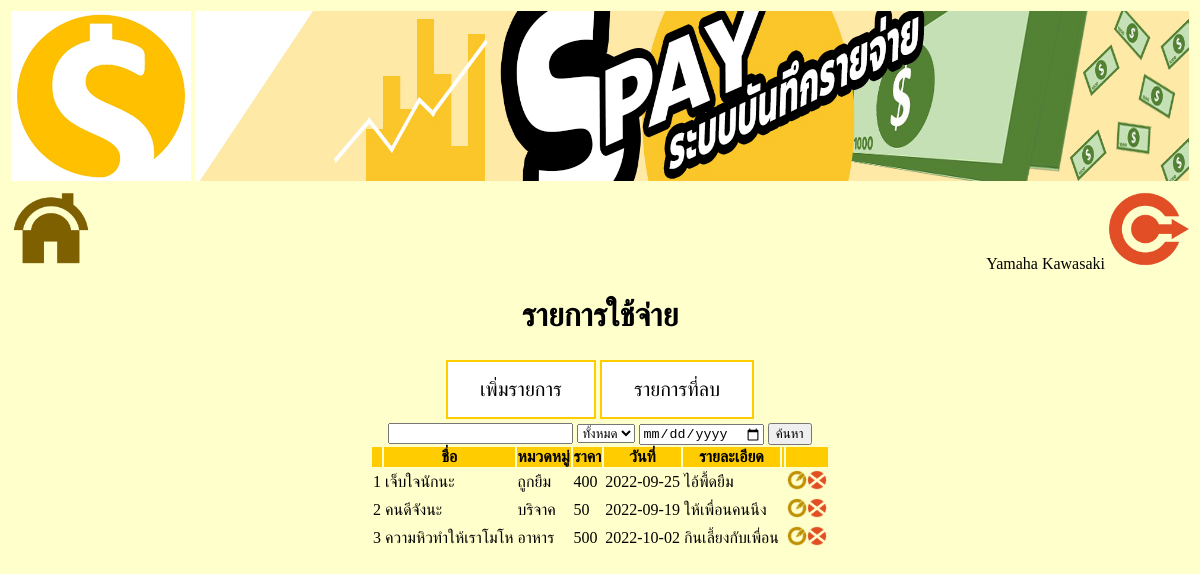
The app's page /f_spay_list.php (signed in) with its own data.
### tables this page shows
CREATE TABLE `payment` (
  `id` int(11) NOT NULL,
  `name` text  NOT NULL,
  `payment_type_id` int(11) NOT NULL,
  `date` date NOT NULL,
  `description` text  NOT NULL,
  `amount` decimal(10,0) NOT NULL,
  `is_delete` tinyint(1) NOT NULL,
  `user` varchar(10)  NOT NULL
);

CREATE TABLE `payment_type` (
  `id` int(11) NOT NULL,
  `name` text  NOT NULL,
  `description` text  NOT NULL,
  `is_delete` tinyint(1) NOT NULL,
  `last_update` datetime NOT NULL,
  `user` varchar(10)  NOT NULL
);

### f_spay_list.php (the view, shortened to what this page needs)
<!DOCTYPE html>
<html>
<head>
</head>
<body bgcolor ="#FFFFCC">
<?php
require_once("db_connect.php");
require_once("header.php");
?>
<tr>
 <td>
 <center>
<?php
echo "<h1 align='center'>รายการใช้จ่าย</h1>\n";
 $string =  '<input type="button" button class="button button1" onclick="window.location.href=\'f_spay_addlist.php\'" value="เพิ่มรายการ">'.
 '<input type="button" button class="button button1" onclick="window.location.href=\'f_spay_deletelist.php\'" value="รายการที่ลบ">';
 echo $string;
?>
</center>
</td>
</tr>
<center>
<?php
$kw='';
$q = (int)(isset($_POST['q']))?$_POST['q'] : 0;
if ($q > 0) {
    $kw .= " AND p.payment_type_id='$q' ";
} else {
    $kw = "";
}
$searchtext = $_POST['searchtext'];
$date = $_POST['date'];
echo "<form method='post' action='f_spay_list.php'>\n";
echo"<td><input type='text' name='searchtext' value='".$searchtext."'></td>\n";
echo"<td>";
echo "<select name='q' id='q' value='".$q."'>\n";
echo "<option value='0'>ทั้งหมด</option>\n";
echo "</select>";
echo "</td>\n";
echo"<td><input type='date' name='date' value='".$date."'></td>\n";
echo "<td colspan='8'><input type='submit' value='ค้นหา'></td>\n";
echo "</form>\n";
?>
</center>
<center>
<?php
echo "<form method='post' action=''>\n";
echo "<table>\n";
echo "<tr bgcolor='#FFCC00'>\n";
echo "<th></th>\n";
echo "<th>ชื่อ</th>\n";
echo "<th>หมวดหมู่</th>\n";
echo "<th>ราคา</th>\n";
echo "<th>วันที่</th>\n";
echo "<th>รายละเอียด</th>\n";
echo "<th></th>\n";
echo "<th></th>\n";
echo "</tr>\n";
$sql  = "SELECT p.id, p.name, p.payment_type_id, p.date, p.description, p.amount ,t.name as payment_type_name ";
$sql .=	"FROM payment p left join payment_type t on p.payment_type_id = t.id where p.is_delete != 1 and p.user = '". $_SESSION["user"] ."' ".$kw ;
$sql .=	"ORDER BY p.id, p.name";
$rs = $db_conn->query($sql)
	or die ("Error: " . $sql . "<br/><br/>");
if($rs->num_rows > 0) {
	$i = 1;
	while($row = $rs->fetch_assoc()) {
		echo "<tr>\n";
    echo "<td>".$i."</td>\n";
		echo "<td>".$row["name"]."</td>\n";
        echo "<td>".$row["payment_type_name"]."</td>\n";
        echo "<td>".$row["amount"]."</td>\n";
        echo "<td>".$row["date"]."</td>\n";
		echo "<td>".$row["description"]."</td>\n";
		echo "<td>";
		echo "</td>\n";
		echo "<td align='center'>";
		echo "<a href='f_spay_updatelist.php?id=".$row["id"]."'/>";
		echo "<img src='./image/edit.png' height='20'/></a>";
		echo "<a href='spay_deletelist.php?id=".$row["id"]."'/>";
		echo "<img src='./image/delete.png' height='20'/></a></td>\n";
		echo "</tr>\n";
		$i++;
	}
}
else
{
	echo "<tr>\n";
	echo "<td colspan='8'>Data not found.</td>\n";
	echo "</tr>\n";
}
?>
</center>
</body>
</html>

### f_spay_list.php (style rules this page uses)
.button { border: none; color: white; padding: 16px 32px; text-align: center; text-decoration: none; display: inline-block; font-size: 20px; margin: 4px 2px; transition-duration: 0.4s; cursor: pointer; }
.button1 { background-color: white; color: black; border: 2px solid #FFCC00; }

### records on screen
payment: name "เจ็บใจนักนะ", payment_type.name "ถูกยืม", amount "400", date "2022-09-25", description "ไอ้พื้ดยืม"
payment: name "คนดีจังนะ", payment_type.name "บริจาค", amount "50", date "2022-09-19", description "ให้เพื่อนคนนึง"
payment: name "ความหิวทำให้เราโมโห", payment_type.name "อาหาร", amount "500", date "2022-10-02", description "กินเลี้ยงกับเพื่อน"

### other values on screen
$_SESSION["firstname"] "Yamaha"
$_SESSION["lastname"] "Kawasaki"
